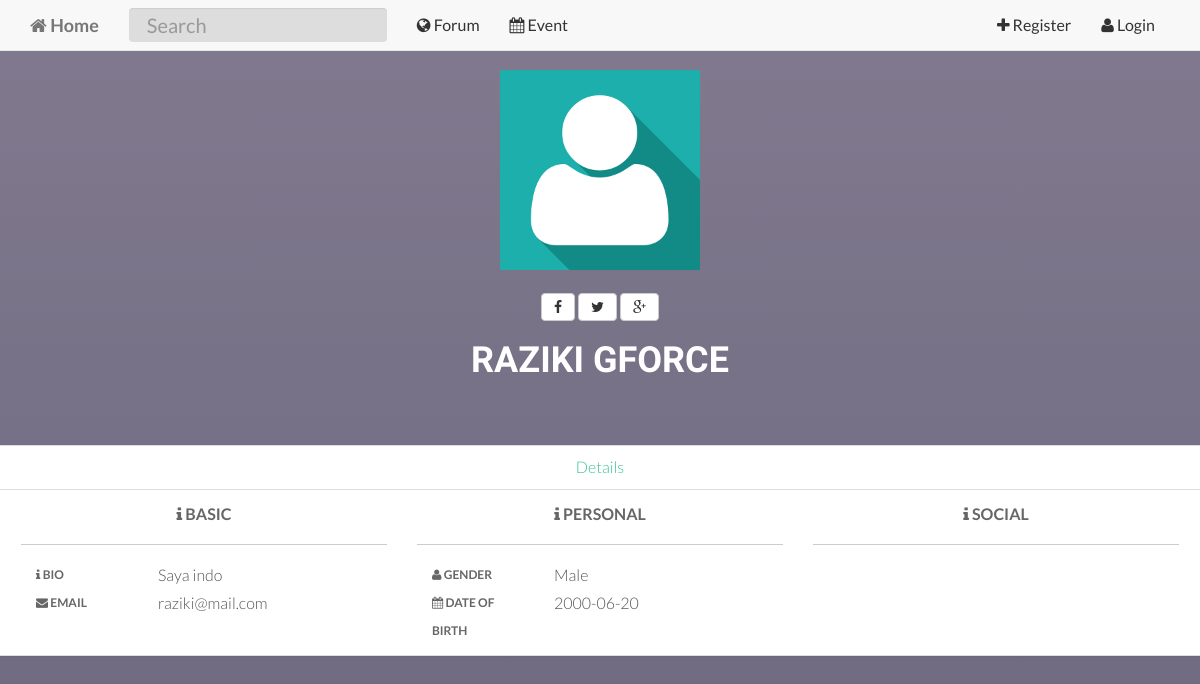
The app's page /user-profile.php?user_username=ziki, older data.
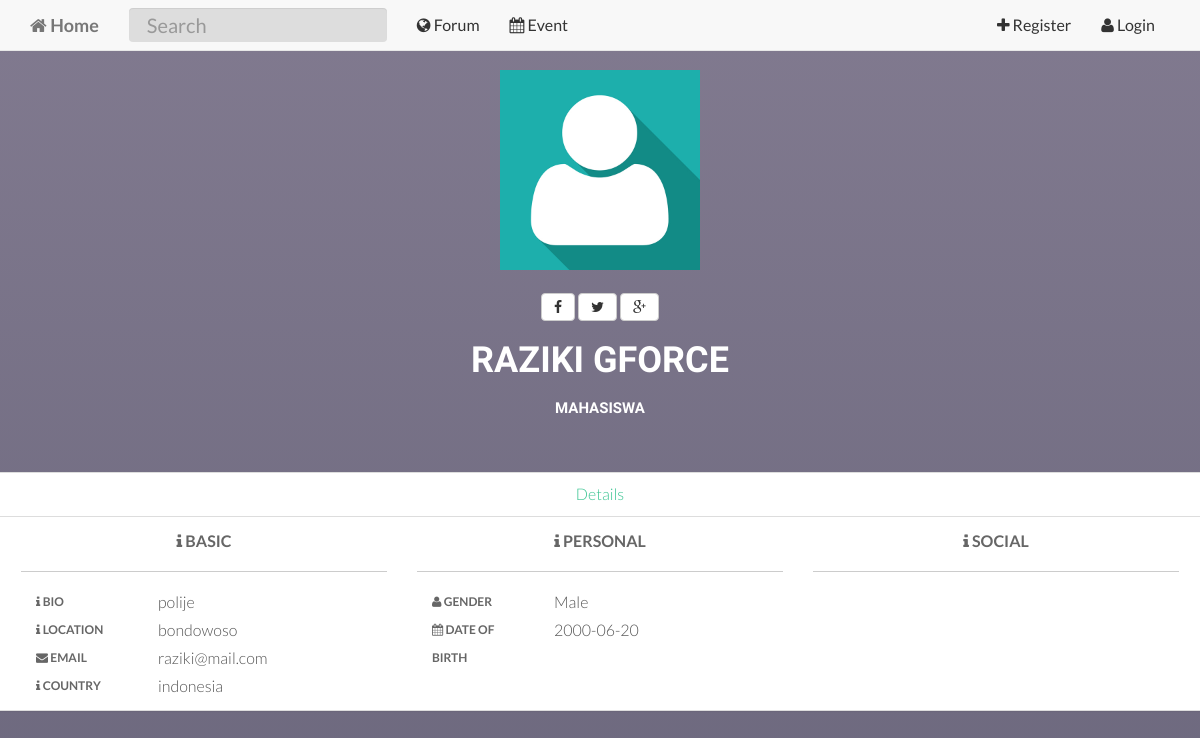
The same page, newer data.
### tables this page shows
CREATE TABLE `user` (
  `user_id` int(11) NOT NULL,
  `user_email` varchar(255) NOT NULL,
  `user_password` varchar(255) NOT NULL,
  `user_firstname` text NOT NULL,
  `user_lastname` text NOT NULL,
  `user_avatar` varchar(255) NOT NULL,
  `user_shortbio` text,
  `user_username` varchar(255) NOT NULL,
  `user_longbio` text,
  `user_website` varchar(255) DEFAULT NULL,
  `user_dob` date DEFAULT NULL,
  `user_profession` text,
  `user_gender` varchar(255) DEFAULT NULL,
  `user_address` text,
  `user_backgroundpicture` varchar(255) NOT NULL,
  `user_joindate` date NOT NULL,
  `user_country` varchar(255) DEFAULT NULL
);

### controllers/base/head.php (called while the page is built, shortened)
<?php require 'css.php' ?>

### controllers/base/style.php (called while the page is built, shortened)
<?php
    if (isset($_GET['user_username'])) {
        $user_username = $_GET['user_username'];
    }
    $sql = "SELECT * FROM user where user_username='$user_username'";
    $result = mysqli_query($database,$sql) or die(mysqli_error());
    $rws = mysqli_fetch_array($result);
?>

### user-profile.php (the view, shortened to what this page needs)
<?php include 'components/session-check-user-profile.php' ?>
<?php include 'controllers/base/head.php' ?>
<?php include 'controllers/navigation/index-before-login-navigation.php' ?>
<?php include 'controllers/base/style.php' ?>
<?php
    $url = 'http://'.$_SERVER['HTTP_HOST'].$_SERVER['PHP_SELF'];
?>
<div class="profile">
	<div class="row clearfix">
            <div>
                <center>
                    <img src="userfiles/avatars/<?php echo $rws['user_avatar'];?>" class="img-responsive profile-avatar">
                    <br>
                    <div class="btn-group">
                        <a href="http://www.facebook.com/sharer.php?u=<?php echo $url ?> &t=<?php echo $rws['user_firstname'];?> <?php echo $rws['user_lastname'];?> " alt="Share this profile on Facebook" title="Share on Facebook" target="_blank" ><button type="button" class="btn btn-default"><i class="fa fa-facebook"></i></button></a>
                        <a href="http://twitter.com/share?text=<?php echo $rws['user_firstname'];?> <?php echo $rws['user_lastname'];?>&url=<?php echo $url ?>" alt="Tweet This Post" title="Tweet about the profile" target="_blank"><button type="button" class="btn btn-default"><i class="fa fa-twitter"></i></button></a>
                        <a href="https://plusone.google.com/_/+1/confirm?hl=en-US&url=<?php echo $url ?>" alt="Share this profile on Google+" title="Share on Google+" target="_blank" ><button type="button" class="btn btn-default"><i class="fa fa-google-plus"></i></button></a>
                    </div>
                </center>
                <h1 class="text-center profile-text profile-name"><?php echo $rws['user_firstname'];?> <?php echo $rws['user_lastname'];?></h1>
                <h2 class="text-center profile-text profile-profession"><?php echo $rws['user_profession'];?></h2>
                <br>
                <div class="panel-group white" id="panel-profile">
                    <div class="panel panel-default white">
                        <div class="panel-heading white">
                            <center>
                                <a class="panel-title" data-toggle="collapse" data-parent="#panel-profile" href="#panel-element-info">Details</a>
                            </center>
                        </div>
                        <div id="panel-element-info" class="panel-collapse collapse in">
                            <div class="panel-body">
                                <div class="col-md-4 column">
                                    <p class="text-center profile-title"><i class="fa fa-info"></i> Basic</p>
                                    <hr>
<?php
    if ($rws['user_shortbio']){
?>
                                    <div class="col-md-4">
                                        <p class="profile-details"><i class="fa fa-info"></i> Bio</p>
                                    </div>
                                    <div class="col-md-8">
                                        <p><?php echo $rws['user_shortbio'];?></p>
                                    </div>
<?php } ?>
<?php
    if ($rws['user_address']){
?>
                                    <div class="col-md-4">
                                        <p class="profile-details"><i class="fa fa-info"></i> Location</p>
                                    </div>
                                    <div class="col-md-8">
                                        <p><?php echo $rws['user_address'];?></p>
                                    </div>
<?php } ?>
<?php
    if ($rws['user_email']){
?>
                                    <div class="col-md-4">
                                        <p class="profile-details"><i class="fa fa-envelope"></i> Email</p>
                                    </div>
                                    <div class="col-md-8">
                                        <p><?php echo $rws['user_email'];?></p>
                                    </div>
<?php } ?>
<?php
    if ($rws['user_country']){
?>
                                    <div class="col-md-4">
                                        <p class="profile-details"><i class="fa fa-info"></i> Country</p>
                                    </div>
                                    <div class="col-md-8">
                                        <p><?php echo $rws['user_country'];?></p>
                                    </div>
<?php } ?>
                                </div>
                                <div class="col-md-4 column">
                                    <p class="text-center profile-title"><i class="fa fa-info"></i> Personal</p>
                                    <hr>
<?php
    if ($rws['user_gender']){
?>
                                    <div class="col-md-4">
                                        <p class="profile-details"><i class="fa fa-user"></i> Gender</p>
                                    </div>
                                    <div class="col-md-8">
                                        <p><?php echo $rws['user_gender'];?></p>
                                    </div>
<?php } ?>
<?php
    if ($rws['user_dob']){
?>
                                    <div class="col-md-4">
                                        <p class="profile-details"><i class="fa fa-calendar"></i> Date of Birth</p>
                                    </div>
                                    <div class="col-md-8">
                                        <p><?php echo $rws['user_dob'];?></p>
                                    </div>
<?php } ?>
                                </div>
                                <div class="col-md-4 column">
                                    <p class="text-center profile-title"><i class="fa fa-info"></i> Social</p>
                                    <hr>
                                </div>
                            </div>
                        </div>
                    </div>
                </div>
            </div>
	</div>
</div>

### controllers/base/css.php
<link href="assets/css/bootstrap/bootstrap.css" rel="stylesheet">
<link href="assets/css/jasny-bootstrap/jasny-bootstrap.css" rel="stylesheet">
<link href="assets/css/bootstrap-form-helpers/bootstrap-formhelpers.css" rel="stylesheet">
<link href="assets/css/animate/animate.css" rel="stylesheet">
<link rel="stylesheet" href="assets/css/font-awesome/font-awesome.css">
<link rel="stylesheet" href="assets/css/pace/pace.css">
<link href="assets/css/base/main.css" rel="stylesheet">

### controllers/navigation/index-before-login-navigation.php (shortened to what this page needs)
  <div id="navigation" class="navbar navbar-default navbar-fixed-top">
    <div class="container">
      <div class="navbar-header">
             <a class="navbar-brand" href="index.php"><b><i class="fa fa-home"></i> Home</b></a>
      </div>
<form class="navbar-form navbar-left" role="search" method="post" autocomplete="off" action="search-result.php">
                 <div class="form-group">
                     <input type="text" class="search form-control" id="searchbox" placeholder="Search " name="search-form"/><br />
	    </div>
	</form>
      <div class="navbar-collapse collapse">
             <ul class="nav navbar-nav back">
                 <li><a href="forum.php"><i class="fa fa-globe"></i> Forum</a></li>
                 <li><a href="notice.php"><i class="fa fa-calendar"></i> Event</a></li>
             </ul>
             <ul class="nav navbar-nav navbar-right">
                 <li><a href="register.php"><i class="fa fa-plus"></i> Register</a></li>
                 <li><a href="login.php"><i class="fa fa-user"></i> Login</a></li>
             </ul>
      </div>
    </div>
  </div>

### assets/css/base/main.css (style rules this page uses)
h1, h2, h3, h4, h5, h6 { font-family: "Raleway"; font-weight: 300; color: #3498db; }
h1 { font-weight: 800; }
p { line-height: 28px; margin-bottom: 0px; }
a { color: #3bc492; -webkit-transition: color 0.1s ease-in, background 0.1s ease-in; -moz-transition: color 0.1s ease-in, background 0.1s ease-in; -ms-transition: color 0.1s ease-in, background 0.1s ease-in; -o-transition: color 0.1s ease-in, background 0.1s ease-in; transition: color 0.1s ease-in, background 0.1s ease-in; }
a:before, a:after { -webkit-transition: color 0.1s ease-in, background 0.1s ease-in; -moz-transition: color 0.1s ease-in, background 0.1s ease-in; -ms-transition: color 0.1s ease-in, background 0.1s ease-in; -o-transition: color 0.1s ease-in, background 0.1s ease-in; transition: color 0.1s ease-in, background 0.1s ease-in; }
hr { display: block; height: 1px; border: 0; border-top: 1px solid #ccc; margin: 1em 0; padding: 0; }
.form-control { display: block; width: 100%; height: 34px; padding: 13px 18px; font-size: 20px; line-height: 1.428571429; color: #333; vertical-align: middle; background-color: #ddd; border: 0px; -webkit-box-shadow: inset 0 1px 1px rgba(0, 0, 0, 0.075); box-shadow: inset 0 1px 1px rgba(0, 0, 0, 0.075); -webkit-transition: border-color ease-in-out 0.15s, box-shadow ease-in-out 0.15s; transition: border-color ease-in-out 0.15s, box-shadow ease-in-out 0.15s; }
.panel-body { padding-top: 0px; }
.row { padding-left: 10px; padding-right: 10px; }
.panel-default { margin-top: 22px; }
.panel-body { padding: 10px; }
.navbar-default .navbar-nav > li > a { font-weight: normal; color: #333333; }
.profile { margin-top: 20px; }
.profile-avatar { height: 200px; }
.white { background-color: #fff !important; }
.profile-title { font-weight: 600; color: #666; text-transform: uppercase; }
.profile-text { color: #fff; font-weight: 800; text-transform: uppercase; }
.profile-profession { font-size: 15px; }
.profile-details { font-weight: 600; color: #666; text-transform: uppercase; font-size: 12px; }

Row changes from the older to the newer data that the page shows:
changed user "RAZIKI": user_profession (not shown) → "MAHASISWA"; user_shortbio "Saya indo" → "polije"; user_address (not shown) → "bondowoso"; user_country (not shown) → "indonesia"
Text that changed along with them:
text now shown: "LOCATION COUNTRY"
